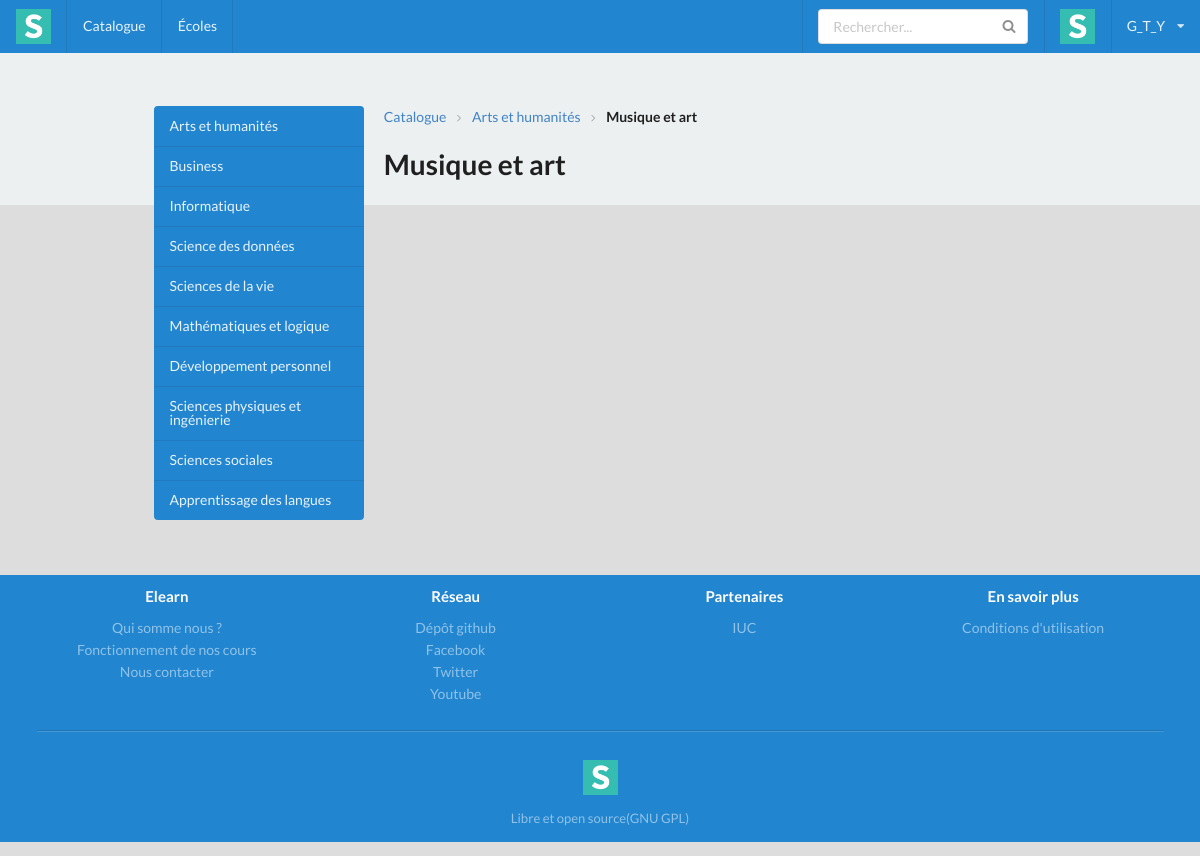
Screenshot of /elearn/catalogue/sous-categorie/1 (signed in) with the database file from the repository.
### elearn/models.py (models this page shows, shortened)
class Categorie(models.Model):
    nom = models.CharField(max_length=100)

class SousCategorie(models.Model):
    nom = models.CharField(max_length=100)
    categorie = models.ForeignKey("Categorie")

### elearn/views.py (the view)
# urls.py: url(r'^catalogue/sous-categorie/(?P<id_sous_categorie>\d+)$', sousCategorie, name="sousCategorie"),
def sousCategorie(request, id_sous_categorie):
    sousCategorie = SousCategorie.objects.get(id=id_sous_categorie)
    categorie = sousCategorie.categorie
    categories = Categorie.objects.all()
    cours = sousCategorie.cours_set.all()
    inscriptionForm = InscriptionForm(request.POST or None)
    connexionForm = ConnexionForm(request.POST or None)
    error = False
    tests = inscriptionConnexion(inscriptionForm, connexionForm, request)
    error = tests[1]
    return render(request, 'elearn/sousCategorie.html', locals())

### elearn/forms.py (shortened to what this page needs)
class InscriptionForm(forms.Form):
    email = forms.EmailField(label="Email")
    username = forms.CharField(label='Nom d\'utilisateur', max_length=30)
    password = forms.CharField(label='Mot de passe', widget=forms.PasswordInput)
    confirmation = forms.CharField(label='Confirmation du mot de passe', widget=forms.PasswordInput)

class ConnexionForm(forms.Form):
    username = forms.CharField(label="Nom d'utilisateur")
    password = forms.CharField(label="Mot de passe", widget=forms.PasswordInput)

### elearn/views.py (called while the page is built, shortened)
def inscriptionConnexion(inscriptionForm, connexionForm, request):
    envoi = False
    error = False
    return [envoi, error]

### elearn/templates/elearn/sousCategorie.html (shortened to what this page needs)
{% extends 'elearn/base.html' %}
{% block content %}
    <div class="head-img">
    </div>
    <div class="catalogue" style="background: #DDDDDD">
        <div class="ui stackable grid">
            <div class="two wide column">
            </div>
            <div class="three wide column" style="padding-top: 120px">
                <div class="ui vertical menu inverted blue">
                    {% for cate in categories %}
                        <a class="item" href="{% url 'categorie' cate.id %}">{{ cate.nom }}</a>
                    {% endfor %}
                </div><br /> <br />
            </div>
            <div class="nine wide column" style="padding-top: 120px">
                <div class="ui breadcrumb">
                    <a class="section" href="{% url 'catalogue' %}">Catalogue</a>
                    <i class="right angle icon divider"></i>
                    <a class="section" href="{% url 'categorie' categorie.id %}">{{ categorie.nom }}</a>
                    <i class="right angle icon divider"></i>
                    <div class="active section">{{ sousCategorie.nom }}</div>
                </div><br /><br />
                <div>
                    <h1>{{ sousCategorie.nom }}</h1>
                </div><br /><br />
            </div>
        </div>
    </div>
{% endblock %}

### elearn/templates/elearn/base.html (shortened to what this page needs)
<!DOCTYPE html>
{% load static %}
<html>
<head>
    <link rel="stylesheet" href="{% static 'Semantic-UI/semantic.min.css' %}" />
</head>
<body>
     <header>
        <nav class="ui top fixed menu inverted blue">
            <div class="item">
                <img src="{% static 'logo.png' %}">
            </div>
            <a class="item" href="{% url 'catalogue' %}">
                Catalogue
            </a>
            <a class="item">
                Écoles
            </a>
            <div class="right menu">
                <div class="item">
                    <div class="ui icon input">
                        <input type="text" placeholder="Rechercher...">
                        <i class="search link icon"></i>
                    </div>
                </div>
                {% if user.is_authenticated %}
                     <div class="item">
                        <img src="{% static 'logo.png' %}">
                     </div>
                     <div class="ui dropdown item">
                         {% if user.is_authenticated %}
                            {{ user.username }}
                         {% endif %}
                        <i class="dropdown icon"></i>
                     </div>
                {% endif %}
            </div>
        </nav>
    </header>
    {% block content %}
    {% endblock %}
    <div class="ui blue inverted vertical footer segment">
        <div class="ui center aligned container">
            <div class="ui stackable inverted grid">
                <div class="four wide column">
                    <h4 class="ui inverted header">Elearn</h4>
                    <div class="ui inverted link list">
                        <a class="item" href="#" target="_blank">Qui somme nous ?</a>
                        <a class="item" href="#" target="_blank">Fonctionnement de nos cours</a>
                        <a class="item" href="#" target="_blank">Nous contacter</a> </div>
                </div>
                <div class="four wide column">
                    <h4 class="ui inverted header">Réseau</h4>
                    <div class="ui inverted link list">
                        <a class="item" href="#" target="_blank">Dépôt github</a>
                        <a class="item" href="#" target="_blank">Facebook</a>
                        <a class="item" href="#">Twitter</a>
                        <a class="item" href="#">Youtube</a>
                    </div>
                </div>
                <div class="four wide column">
                    <h4 class="ui inverted header">Partenaires</h4>
                    <div class="ui inverted link list">
                        <a class="item" href="#" target="_blank">IUC</a>
                    </div>
                </div>
                <div class="four wide column">
                    <h4 class="ui inverted header">En savoir plus</h4>
                    <div class="ui inverted link list">
                        <a class="item" href="#" target="_blank">Conditions d'utilisation</a>
                    </div>
                </div>
            </div>
            <div class="ui inverted section divider"></div>
            <img src="{% static 'logo.png' %}" class="ui centered mini image">
            <div class="ui horizontal inverted small divided link list">
                <a class="item" href="#" target="_blank">Libre et open source(GNU GPL)</a>
            </div>
        </div>
    </div>
</body>
</html>

### rows the page displays
Categorie: nom "Arts et humanités"
Categorie: nom "Business"
Categorie: nom "Informatique"
Categorie: nom "Science des données"
Categorie: nom "Sciences de la vie"
Categorie: nom "Mathématiques et logique"
Categorie: nom "Développement personnel"
Categorie: nom "Sciences physiques et ingénierie"
Categorie: nom "Sciences sociales"
Categorie: nom "Apprentissage des langues"
SousCategorie: nom "Musique et art"

### other values shown
{{ user.username }} "G_T_Y"
